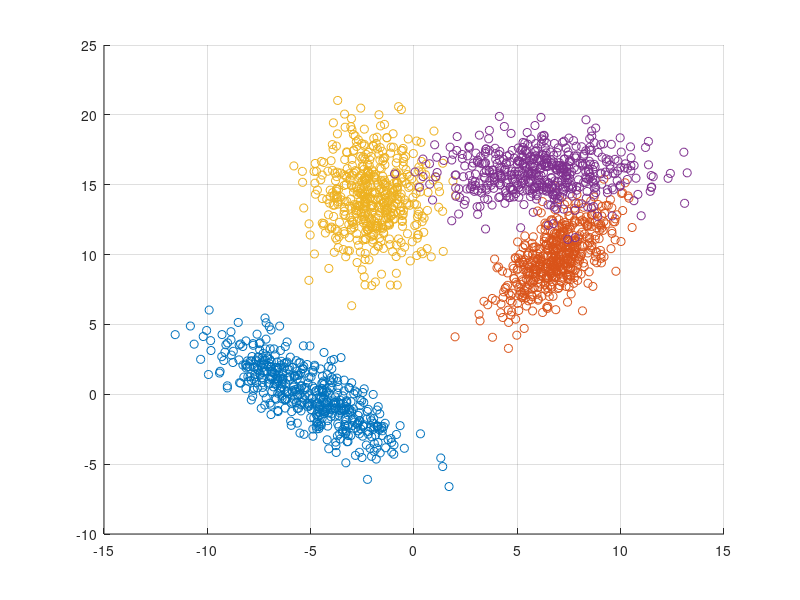

Source code (MATLAB):
clear
clc

rng(123);
n = 500;
mean1 =  [-5, 0];
mean2 = [7, 10];
mean3 = [-2, 14];
mean4 = [6, 16];

R1 = [8, 0; 0, 1];
R2 = [5, 0; 0, 1];
R3 = [2, 0; 0, 6];
R4 = [6, 0; 0, 2];

theta1 = -45;
Q1 = [cosd(theta1), -sind(theta1); sind(theta1), cosd(theta1)];

theta2 = 60;
Q2 = [cosd(theta2), -sind(theta2); sind(theta2), cosd(theta2)];

theta3 = 0;
Q3 = [cosd(theta3), -sind(theta3); sind(theta3), cosd(theta3)];

theta4 = 0;
Q4 = [cosd(theta4), -sind(theta4); sind(theta4), cosd(theta4)];

C1 = Q1 * R1 * inv(Q1);
C2 = Q2 * R2 * inv(Q2);
C3 = Q3 * R3 * inv(Q3);
C4 = Q4 * R4 * inv(Q4);

data_set1 = mvnrnd(mean1, C1, n);
data_set2 = mvnrnd(mean2, C2, n);
data_set3 = mvnrnd(mean3, C3, n);
data_set4 = mvnrnd(mean4, C4, n);

oneCol = ones(n, 1);
twoCol = oneCol + 1;
threeCol = twoCol + 1;
fourCol = threeCol + 1;

fh(1) = figure(1);
clf(fh(1));
scatter(data_set1(:,1), data_set1(:,2));
grid
hold on
scatter(data_set2(:,1), data_set2(:,2));
scatter(data_set3(:,1), data_set3(:,2));
scatter(data_set4(:,1), data_set4(:,2));

data_set1 = [data_set1, oneCol];
data_set2 = [data_set2, twoCol];
data_set3 = [data_set3, threeCol];
data_set4 = [data_set4, fourCol];

data_set = [data_set1; data_set2; data_set3; data_set4];
% CC = cov(data_set)
% [V,D] = eig(CC)

DS = data_set(randperm(size(data_set, 1)), :);
save("DS2.mat", "DS");